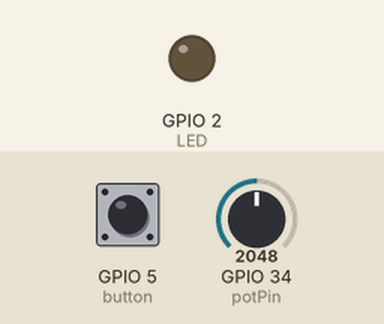
Simulated run of this sketch. Board: ESP32. Shown: output pins drawn as LEDs (lit = HIGH). The test bench sets the inputs (shaded band); at power-on: GPIO 5 (button) HIGH, GPIO 34 (potPin) = 2048. WiFi joins after 1.5 s; servers stay silent unless stated; uploads are accepted with an empty reply; what the sketch prints to the serial monitor is not drawn.

Above: at 3.2 s.
3.3 s: GPIO 5 (button) pulled LOW for 0.15 s
At 4.5 s:
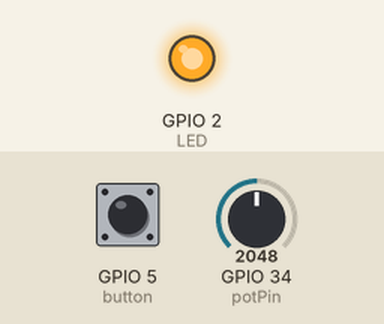
4.9 s: GPIO 5 (button) pulled LOW for 3.2 s
At 6.5 s:
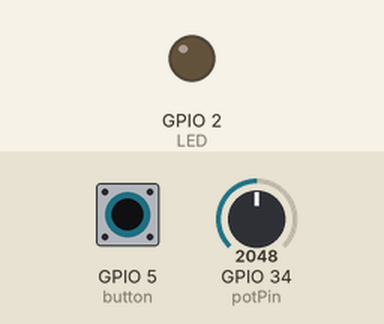
9.6 s: GPIO 5 (button) pulled LOW for 1 s
At 10.8 s:
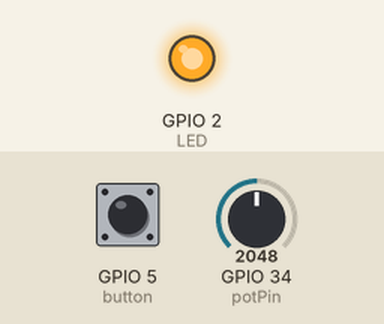
Timing chart, 0 to 12.6 s (numbered marks = the images above; inputs shaded):
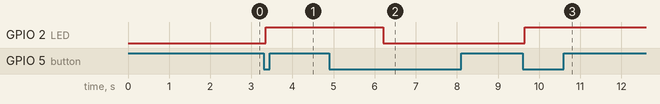

The sketch:

blinky.ino
```cpp
#include <WiFi.h>
#include <HTTPClient.h>


#define Start 0
#define End 1


const char* ssid     = "mayavi";
const char* password = "dcvtpqt2?";

const char* serverName = "http://example.com/post-esp-data.php";

const int potPin = 34;
const int LED = 2;
const int button = 5;
long int potVal=0;
int state = End;
int prevRes = 0 ;
int curRes =0;


void setup()
{

  pinMode(LED, OUTPUT);
  pinMode(button,INPUT_PULLUP);
 Serial.begin(9600);
delay(500);

 WiFi.begin(ssid, password);
  Serial.println("Connecting");
  while(WiFi.status() != WL_CONNECTED)
  {
    delay(500);
    Serial.print(".");
  }
  Serial.println("");
  Serial.print("Connected to WiFi network with IP Address: ");
  Serial.println(WiFi.localIP());

}

// the loop function runs over and over again forever
void loop()
{


  if(digitalRead(button) == LOW)
   {
    delay(50);
   if(digitalRead(button)==LOW)
   {
    if(state==End)
    {
      digitalWrite(LED,HIGH);
      state=Start;
      prevRes = readRes();
      sendData(1);
      Serial.println("Start");
      Serial.println(prevRes);
    }
     else
     {
        curRes =readRes();
         if(((prevRes*0.85)<= curRes)&&(curRes <= (prevRes*1.15)))
         {
          state=End;
          digitalWrite(LED,LOW);
          Serial.println("End");
          sendData(2);
         }
         else
         sendData(3);
          Serial.println(curRes);
     }

     delay(2000);
    }
   }

}
int readRes()
{
  unsigned int resSum = 0;
 // int smplRes=0;
  for(int i=0;i<15;i++)
    {
      delay(20);

      resSum=resSum+analogRead(potPin);
    }
    return resSum/15;
}

void sendData(int state)
{
  String strdata="";
  if(WiFi.status()!=WL_CONNECTED)
    Serial.println("WiFi not connected");
    else
    {
      HTTPClient http;
      http.begin("http://192.168.43.58:8090/post");
      http.addHeader("Content-Type", "text/plain");

      if(state==1)
      strdata= "Start";
      else if(state==2)
      strdata= "End";
      else
      strdata= "Error";

      int httpResponseCode = http.POST(strdata);
      if(httpResponseCode>0)
      {
        Serial.println(httpResponseCode);
        Serial.println(" Posted");
      }
      else
      {
        Serial.println("Error in posting");
      }

    }
}
```

Measured:
- after the input at 3.3 s, GPIO 2 (LED): LOW → HIGH after 0.05 s
- after the input at 4.9 s, GPIO 2 (LED): HIGH → LOW after 1.3 s
- after the input at 9.6 s, GPIO 2 (LED): LOW → HIGH after 0.05 s
